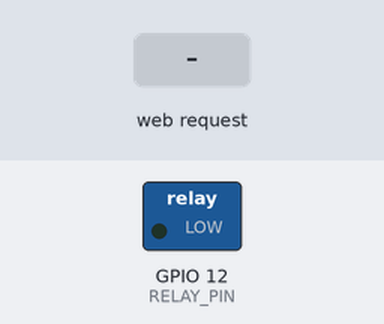
Simulated run of this sketch. Board: ESP32. On the bench: switched loads named in the sketch (green lamp = pin HIGH). The inputs (shaded band) are chosen by the test bench. WiFi joins after 1.5 s; servers stay silent unless stated; what the sketch prints to the serial monitor is not drawn.

Above: at 2.7 s.
2.8 s: HTTP request GET /relay?state=on received
At 3.8 s:
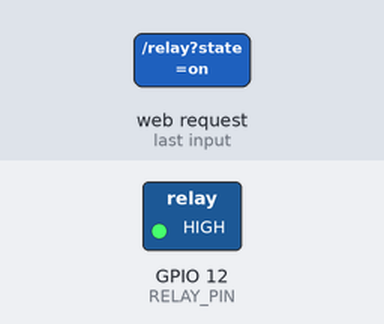
4.3 s: HTTP request GET /relay?state=1 received
At 4.9 s:
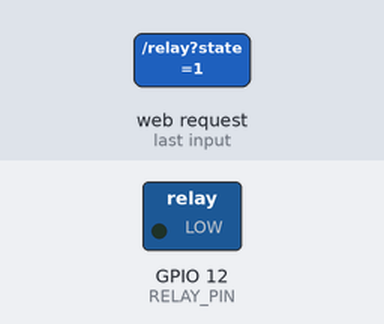
Timing chart, 0 to 7.3 s (numbered marks = the images above; inputs shaded):
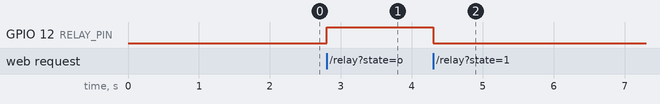

Measured:
- after the input at 2.8 s, GPIO 12 (RELAY_PIN): LOW → HIGH at once
- after the input at 4.3 s, GPIO 12 (RELAY_PIN): HIGH → LOW at once

The sketch:

sketch_oct5a.ino
```cpp
#include <Arduino.h>
#include <WiFi.h>
#include <ESPAsyncWebServer.h>

// --- Suas credenciais de Wi-Fi ---
#define SSID "BRUGER_2G"
#define PASS "Gersones68"

// --- Pinos ---
const int RELAY_PIN = 12; // Pino do relé para a bomba (Active HIGH)
const int SOIL_PIN  = 34; // Pino do sensor de umidade do solo

// --- Variáveis Globais ---
int sensorValue = 0;
AsyncWebServer server(80);

// --- Página HTML ---
// O código HTML é armazenado na memória de programa para economizar RAM
const char index_html[] PROGMEM = R"rawliteral(
<!DOCTYPE html>
<html lang="en">
<head>
    <meta charset="UTF-8">
    <meta name="viewport" content="width=device-width, initial-scale=1.0">
    <title>ESP32 Web Server</title>
    <script>
        // Função para enviar comandos para o relé (ligar/desligar)
        function sendCommand(command) {
            // <-- CORREÇÃO: O nome do parâmetro agora é "state" para corresponder ao código C++.
            fetch(`/relay?state=` + command);
        }

        // Função para buscar e atualizar o valor do sensor na página
        function updateSensor() {
            fetch(`/sensor`)
                .then(response => response.text())
                .then(data => {
                    document.getElementById("sensorValue").innerText = data;
                });
        }

        // Atualiza o valor do sensor a cada 2 segundos
        setInterval(updateSensor, 2000);
    </script>
</head>
<body>
    <h1>ESP32 Wi-Fi Web Server</h1>
    <p>Clique para controlar a bomba:</p>
    <button onclick="sendCommand('on')">Ligar Bomba</button>
    <button onclick="sendCommand('off')">Desligar Bomba</button>
    <p>Valor do Sensor de Umidade: <span id="sensorValue">Loading...</span></p>
</body>
</html>
)rawliteral";

// --- Funções ---

// <-- CORREÇÃO: Nome da função corrigido de "getSemsorData" para "getSensorData"
String getSensorData() {
    sensorValue = analogRead(SOIL_PIN);
    return String(sensorValue);
}

void setup() {
    Serial.begin(115200);
    pinMode(RELAY_PIN, OUTPUT);
    digitalWrite(RELAY_PIN, LOW); // Garante que o relé comece desligado

    // Conecta ao Wi-Fi
    WiFi.begin(SSID, PASS);
    Serial.printf("[WiFi]: Conectando a %s", SSID);
    while (WiFi.status() != WL_CONNECTED) {
        Serial.print(".");
        delay(300);
    }
    Serial.println("\nConectado ao WiFi!");
    Serial.print("IP Address: ");
    Serial.println(WiFi.localIP());

    // --- Rotas do Servidor Web ---

    // <-- CORREÇÃO: A rota principal "/" agora serve a página HTML.
    server.on("/", HTTP_GET, [](AsyncWebServerRequest *request) {
        request->send_P(200, "text/html", index_html);
    });

    // <-- CORREÇÃO: Rota renomeada para "/relay" para clareza.
    server.on("/relay", HTTP_GET, [](AsyncWebServerRequest *request) {
        if (request->hasParam("state")) {
            String state = request->getParam("state")->value(); // <-- CORREÇÃO: "value()" em minúsculas.
            if (state == "on") {
                digitalWrite(RELAY_PIN, HIGH); // <-- CORREÇÃO: Sintaxe correta com vírgula.
            } else {
                digitalWrite(RELAY_PIN, LOW); // <-- CORREÇÃO: Sintaxe correta com vírgula.
            }
            // <-- CORREÇÃO: MIME type corrigido de "pkain" para "plain"
            request->send(200, "text/plain", "OK");
        } else {
            request->send(400, "text/plain", "Bad Request");
        }
    });

    // Rota para fornecer os dados do sensor
    server.on("/sensor", HTTP_GET, [](AsyncWebServerRequest *request) {
        // <-- CORREÇÃO: Chamando a função com o nome corrigido.
        request->send(200, "text/plain", getSensorData().c_str());
    });

    // Inicia o servidor
    server.begin();
    Serial.println("Servidor HTTP iniciado.");
}

void loop() {
    // O loop pode ficar vazio, pois o servidor assíncrono trabalha em background.
}
```
